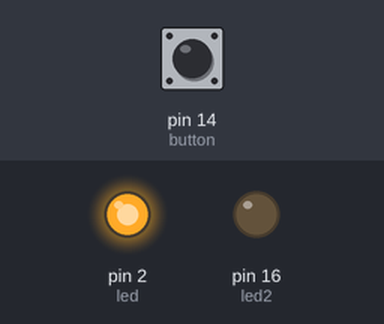
Recording of a program running on a simulated MicroPython board. Shown: output pins drawn as LEDs (lit = HIGH). The test bench sets the inputs (shaded band); at power-on: pin 14 (button) HIGH. At 2.0 s the program stops and its outputs stay as they are.

Above: at 1.2 s.
1.3 s: pin 14 (button) pulled LOW for 1.2 s
At 1.9 s:
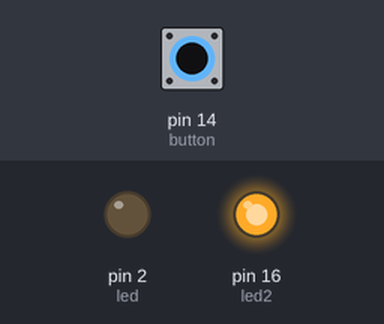
At 2.7 s:
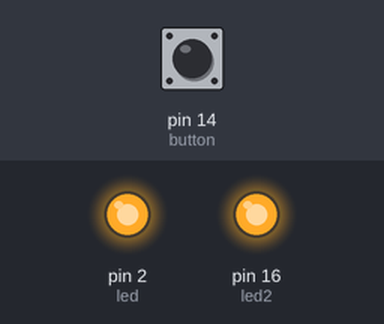
Timing chart, 0 to 3.5 s (numbered marks = the images above; inputs shaded):
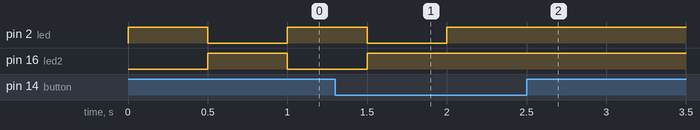

The program:

main.py
```python
import machine
import time

LED_TOP_PIN = 2  # D4
LED_BOTTOM_PIN = 16  # D0
BUTTON_PIN = 14  # D5


def blink():

    # Board top LED (D4)
    led = machine.Pin(LED_TOP_PIN, machine.Pin.OUT)

    # Board bottom LED (D0)
    led2 = machine.Pin(LED_BOTTOM_PIN, machine.Pin.OUT)

    # Button (D5) with pull-up resistor enabled
    button = machine.Pin(BUTTON_PIN, machine.Pin.IN, machine.Pin.PULL_UP)

    # Blink LEDs while the button is NOT pressed
    # Reminder: button is reversed wired to the board, so
    #           pressing it will result in LOW value and
    #           releasing it will result in HIGH value.
    #           We will repeat while value is in HIGH,
    #           meaning button released
    while button.value():
        led.on()
        led2.off()
        time.sleep(0.5)
        led.off()
        led2.on()
        time.sleep(0.5)

    # Turn LEDs off when button is pressed
    # Reminder: LEDs are reversed wired to the board, so
    #           on (HIGH) will turn it off and off (LOW)
    #           will turn it on
    led.on()
    led2.on()


blink()
```

Measured:
- after the input at 1.3 s, pin 2 (led): goes on until 2.0 s, then stays HIGH; pin 16 (led2): goes on until 1.5 s, then stays HIGH
